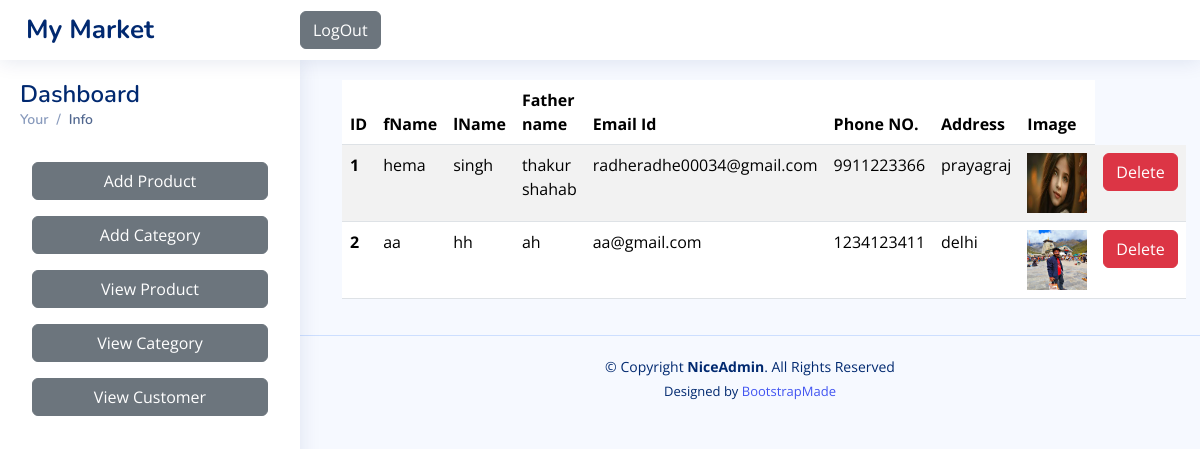
The page /adminuser/viewcustomer/ (signed in) on the database its author committed.
### myapp/models.py (models this page shows, shortened)
class Customer(models.Model):
    fname=models.CharField(max_length=100)
    lname=models.CharField(max_length=100)
    father=models.CharField(max_length=100)
    email=models.EmailField()
    pass1=models.CharField(max_length=20)
    Phone=models.CharField(max_length=10)
    address=models.CharField(max_length=200)
    img2=models.FileField(upload_to='uploads/customer/')

### adminapp/views.py (the view)
# urls.py: path('viewcustomer/',views.viewcustomer_view,name='viewcustomer'),
def viewcustomer_view(request):
    if request.session.get('admin_id'):
        cust=Customer.objects.all()
        return render(request,'admin/viewcustomer.html',{'cust':cust})
    else:
        return redirect('/adminuser/')

### templates/admin/viewcustomer.html
{% extends "admin/dashboard.html" %}
{% block main %}
    <div class="container">
      <table class="table table-striped">
        <thead>
          <tr>
            <th scope="col">ID</th>
            <th scope="col">fName</th>
            <th scope="col">lName</th>
            <th scope="col">Father name</th>
            <th scope="col">Email Id</th>
            <th scope="col">Phone NO.</th>
            <th scope="col">Address</th>
            <th scope="col">Image</th>
          </tr>
        </thead>
        <tbody>
          {% for ct in cust  %}
          <tr>
            <th scope="row">{{ct.id}}</th>
            <td>{{ct.fname}}</td>
            <td>{{ct.lname}}</td>
            <td>{{ct.father}}</td>
            <td>{{ct.email}}</td>
            <td>{{ct.Phone}}</td>
            <td>{{ct.address}}</td>
            {% if ct.img2 %}
            <td><img src="{{ct.img2.url}}" height="60" width="60"></td>
            {% else %}
            <td>No Image Available</td>
            {% endif %}
           <td> <a href="{% url 'deletecustomer' ct.id%}" class="btn btn-danger">Delete</a></td>
          </tr>
          {% endfor %}
        </tbody>
      </table>
    </div>
{% endblock main %}

### templates/admin/dashboard.html (shortened to what this page needs)
<!DOCTYPE html>
{% load static %}
<html lang="en">
<head>
  <link href="{% static 'assets/vendor/bootstrap/css/bootstrap.min.css' %}" rel="stylesheet">
  <link href="{% static 'assets/vendor/bootstrap-icons/bootstrap-icons.css' %}" rel="stylesheet">
  <link href="{% static 'assets/vendor/boxicons/css/boxicons.min.css' %}" rel="stylesheet">
  <link href="{% static 'assets/vendor/quill/quill.snow.css' %}" rel="stylesheet">
  <link href="{% static 'assets/vendor/quill/quill.bubble.css' %}" rel="stylesheet">
  <link href="{% static 'assets/vendor/remixicon/remixicon.css' %}" rel="stylesheet">
  <link href="{% static 'assets/vendor/simple-datatables/style.css' %}" rel="stylesheet">
  <link href="{% static 'assets/css/style.css' %}" rel="stylesheet">
</head>
<body>
  <header id="header" class="header fixed-top d-flex align-items-center">
    <div class="d-flex align-items-center justify-content-between">
      <a href="index.html" class="logo d-flex align-items-center">
        <span class="d-none d-lg-block">My Market</span>
      </a>
    </div>
    <div>
      <a class="btn btn-secondary" href="{% url 'adminlogout' %}" role="button">LogOut</a>
    </div>
  </header>
  <aside id="sidebar" class="sidebar">
    <div class="pagetitle">
      <h1>Dashboard</h1>
      <nav>
        <ol class="breadcrumb">
          <li class="breadcrumb-item"><a href="">Your</a></li>
          <li class="breadcrumb-item active">Info</li>
        </ol>
      </nav>
    </div>
    <div class="container">
      <div class="row">
        <div class="col-sm">
          <div class="d-grid gap-2 mt-3">
            <a class="btn btn-secondary" href="{% url 'addproduct' %}">Add Product</a>
          </div>
        </div>
      </div>
      <div class="row">
        <div class="col-sm">
          <div class="d-grid gap-2 mt-3">
            <a class="btn btn-secondary" href="{% url 'addcategory' %}">Add Category</a>
          </div>
        </div>
      </div>
      <div class="row">
        <div class="col-sm">
          <div class="d-grid gap-2 mt-3">
            <a class="btn btn-secondary" href="{% url 'viewproduct' %}">View Product</a>
          </div>
        </div>
      </div>
      <div class="row">
        <div class="col-sm">
          <div class="d-grid gap-2 mt-3">
            <a class="btn btn-secondary" href="{% url 'viewcategory' %}">View Category</a>
          </div>
        </div>
      </div>
      <div class="row">
        <div class="col-sm">
          <div class="d-grid gap-2 mt-3">
            <a class="btn btn-secondary" href="{% url 'viewcustomer' %}">View Customer</a>
          </div>
        </div>
      </div>
    </div>
  </aside>
  <main id="main" class="main">
    {% block main %}
  {% endblock main %}
  </main>
  <footer id="footer" class="footer">
    <div class="copyright">
      &copy; Copyright <strong><span>NiceAdmin</span></strong>. All Rights Reserved
    </div>
    <div class="credits">
      Designed by <a href="https://bootstrapmade.com/">BootstrapMade</a>
    </div>
  </footer>
</body>
</html>

### static/assets/css/style.css (style rules this page uses)
:root { scroll-behavior: smooth; }
body { font-family: "Open Sans", sans-serif; background: #f6f9ff; color: #444444; }
a { color: #4154f1; text-decoration: none; }
h1, h2, h3, h4, h5, h6 { font-family: "Nunito", sans-serif; }
#main { margin-top: 60px; padding: 20px 30px; transition: all 0.3s; }
.pagetitle { margin-bottom: 10px; }
.pagetitle h1 { font-size: 24px; margin-bottom: 0; font-weight: 600; color: #012970; }
.breadcrumb { font-size: 14px; font-family: "Nunito", sans-serif; color: #899bbd; font-weight: 600; }
.breadcrumb a { color: #899bbd; transition: 0.3s; }
.breadcrumb .breadcrumb-item::before { color: #899bbd; }
.breadcrumb .active { color: #51678f; font-weight: 600; }
.logo { line-height: 1; }
@media (min-width: 1200px) { .logo { width: 280px; } }
.logo span { font-size: 26px; font-weight: 700; color: #012970; font-family: "Nunito", sans-serif; }
.header { transition: all 0.5s; z-index: 997; height: 60px; box-shadow: 0px 2px 20px rgba(1, 41, 112, 0.1); background-color: #fff; padding-left: 20px; }
.sidebar { position: fixed; top: 60px; left: 0; bottom: 0; width: 300px; z-index: 996; transition: all 0.3s; padding: 20px; overflow-y: auto; scrollbar-width: thin; scrollbar-color: #aab7cf transparent; box-shadow: 0px 0px 20px rgba(1, 41, 112, 0.1); background-color: #fff; }
@media (min-width: 1200px) { #main, #footer { margin-left: 300px; } }
.footer { padding: 20px 0; font-size: 14px; transition: all 0.3s; border-top: 1px solid #cddfff; }
.footer .copyright { text-align: center; color: #012970; }
.footer .credits { padding-top: 5px; text-align: center; font-size: 13px; color: #012970; }

### rows shown on the page
Customer: id "1", fname "hema", lname "singh", father "thakur shahab", email "radheradhe00034@gmail.com", Phone "9911223366", address "prayagraj", img2 (picture)
Customer: id "2", fname "aa", lname "hh", father "ah", email "aa@gmail.com", Phone "1234123411", address "delhi", img2 (picture)
